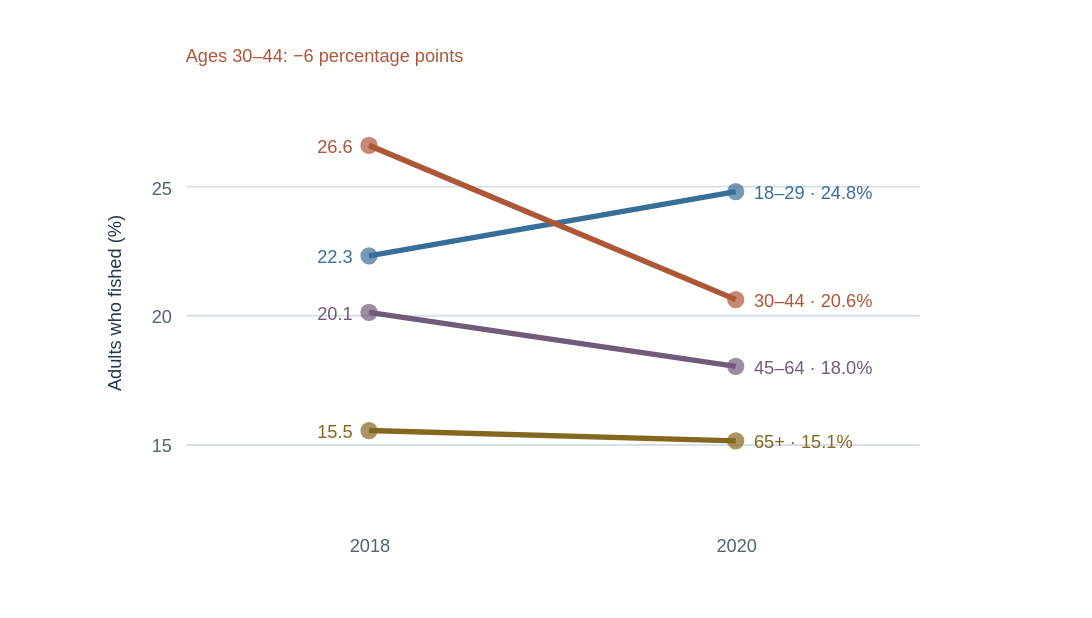

Write a Vega-Lite specification for this figure.
### Vega-Lite specification from a JSON file in a GitHub repository (floating-point values rounded to 4 significant figures)
{"$schema": "https://vega.github.io/schema/vega-lite/v5.json", "width": 600, "height": 340, "autosize": {"type": "fit", "contains": "padding"}, "config": {"background": null, "font": "Source Sans 3", "view": {"stroke": null}, "axis": {"labelFontSize": 12, "titleFontSize": 12, "titleFontWeight": 500, "labelColor": "#536371", "titleColor": "#21374b", "domain": false, "ticks": false, "gridColor": "#d7e0e6", "labelPadding": 8, "titlePadding": 14}, "legend": {"labelFontSize": 12, "titleFontSize": 12, "labelColor": "#21374b", "titleColor": "#21374b", "orient": "bottom", "titleFontWeight": 500, "padding": 12}, "style": {"cell": {"stroke": null}}}, "padding": {"left": 55, "right": 95, "top": 25, "bottom": 35}, "data": {"values": [{"age_group": "18–29", "year": 2018, "participation_percent": 22.3, "source_ref": "age-gender-participation"}, {"age_group": "18–29", "year": 2020, "participation_percent": 24.8, "source_ref": "age-gender-participation"}, {"age_group": "30–44", "year": 2018, "participation_percent": 26.6, "source_ref": "age-gender-participation"}, {"age_group": "30–44", "year": 2020, "participation_percent": 20.6, "source_ref": "age-gender-participation"}, {"age_group": "45–64", "year": 2018, "participation_percent": 20.1, "source_ref": "age-gender-participation"}, {"age_group": "45–64", "year": 2020, "participation_percent": 18, "source_ref": "age-gender-participation"}, {"age_group": "65+", "year": 2018, "participation_percent": 15.5, "source_ref": "age-gender-participation"}, {"age_group": "65+", "year": 2020, "participation_percent": 15.1, "source_ref": "age-gender-participation"}]}, "encoding": {"x": {"field": "year", "type": "ordinal", "axis": {"title": null, "labelAngle": 0, "labelFontWeight": 700}}, "y": {"field": "participation_percent", "type": "quantitative", "scale": {"domain": [12, 29]}, "axis": {"title": "Adults who fished (%)", "values": [15, 20, 25]}}, "color": {"field": "age_group", "type": "nominal", "scale": {"domain": ["18–29", "30–44", "45–64", "65+"], "range": ["#386f98", "#ad5738", "#725a7a", "#856720"]}, "legend": null}, "detail": {"field": "age_group"}, "tooltip": [{"field": "age_group", "title": "Age group"}, {"field": "year", "title": "Year"}, {"field": "participation_percent", "title": "Participation (%)", "format": ".1f"}]}, "layer": [{"mark": {"type": "line", "strokeWidth": 3}}, {"mark": {"type": "point", "filled": true, "size": 90}}, {"transform": [{"filter": "datum.year === 2018"}], "mark": {"type": "text", "align": "right", "dx": -9, "fontSize": 12}, "encoding": {"text": {"field": "participation_percent", "format": ".1f"}}}, {"transform": [{"filter": "datum.year === 2020"}, {"calculate": "datum.age_group + ' · ' + format(datum.participation_percent, '.1f') + '%'", "as": "label"}], "mark": {"type": "text", "align": "left", "dx": 10, "fontSize": 12, "fontWeight": 600}, "encoding": {"text": {"field": "label"}}}, {"data": {"values": [{"label": "Ages 30–44: −6 percentage points"}]}, "mark": {"type": "text", "align": "left", "baseline": "bottom", "fontSize": 11, "fontWeight": 600}, "encoding": {"x": {"value": 0}, "y": {"value": -10}, "color": {"value": "#ad5738"}, "text": {"field": "label"}, "tooltip": null}}]}
